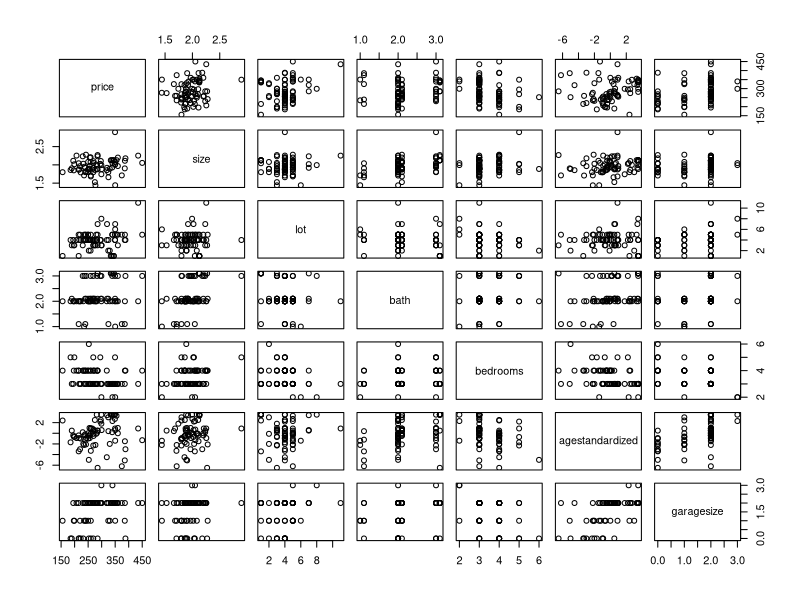
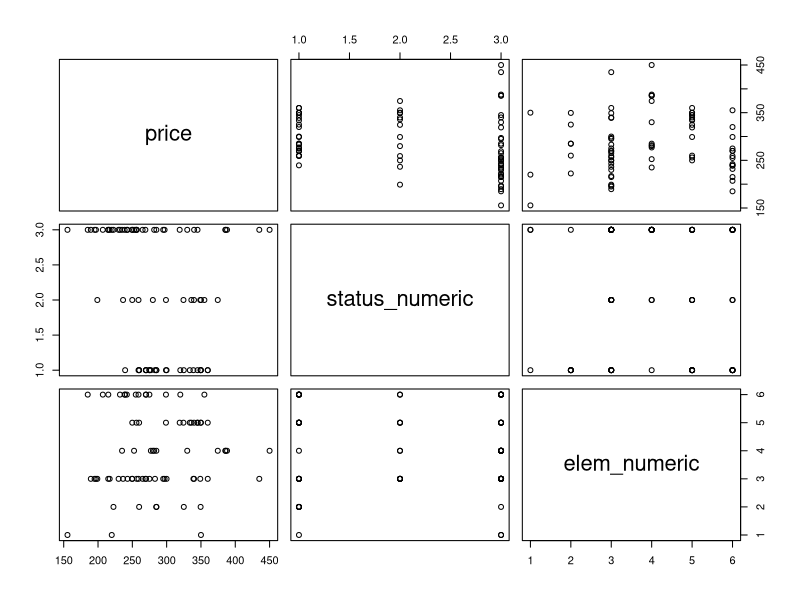
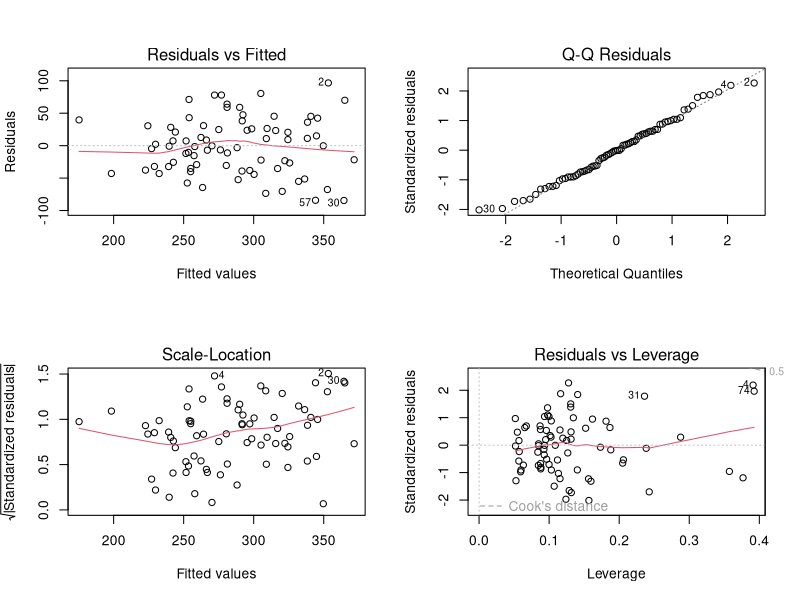

Source code (R) for these figures, in order:
## ---- chunk 1
library(readxl)
library(skimr)
library(ggplot2)
library(knitr)
library(dplyr)
library(stats)
library(car)
## ---- chunk 2
library(readxl)
Housing <- read_excel("Housing.xlsx")

## ---- chunk 3
Housing$id <- NULL
Housing$yearbuilt <- NULL
skim(Housing)
## ---- chunk 4
#changing the elementary school district and the status to be numeric
elem_numeric <- as.numeric(as.factor(Housing$elem))
status_numeric <- as.numeric(as.factor(Housing$status))
## ---- chunk 5
pairs(Housing[,1:7])
## ---- chunk 6
#relationship with price for elem and status in numeric form
pairs(~price +status_numeric+elem_numeric, data = Housing)
## ---- chunk 7
Housing %>%
  select(price,size,lot,bath,bedrooms,agestandardized,garagesize) %>%
  cor()
## ---- chunk 8
#model with signifigant variables
m1 <- lm(price ~ lot + status + elem + garagesize + agestandardized:bedrooms, data=Housing)
summary(m1)
vif(m1)
## ---- chunk 9
#testing model with all variables except id, agestandardized, and yearbuilt since they showed little to no significance with related to price
m2<-lm(price~ lot + size:bath + elem + garagesize:agestandardized + status, data = Housing)
summary(m2)
vif(m2)
## ---- chunk 10
m3 <- lm(price ~ agestandardized:bedrooms + status + garagesize:agestandardized + bath:size, data = Housing)
summary(m3)
vif(m3)
## ---- chunk 11
#cubed
m4 <- lm(price ~ I((lot)^3) + I((size)^3) + I((bedrooms)^3) + I((garagesize)^3) + I((bath)^3) + status_numeric + elem_numeric, data = Housing)
summary(m4)
vif(m4)
## ---- chunk 12
#squared-rooted
m5 <- lm(price ~ I((lot)^.5) + I((size)^.5) + I((bedrooms)^.5) + I((garagesize)^.5) + I((bath)^.5) + status_numeric + elem_numeric, data = Housing)
summary(m5)
vif(m5)
## ---- chunk 13
Im5_Final<- lm(price ~ size:lot +  size:bath + status + elem, data = Housing)
summary(Im5_Final)
vif(Im5_Final)
par(mfrow = c(2, 2))
plot(Im5_Final)
## ---- chunk 14
confint(Im5_Final)
## ---- chunk 15
#testing 95% confidence interval
predictionhouse <- data.frame(size = 2.080, lot = 2, bath = 2, status = 'pen', elem = 'edge')
predict(Im5_Final, predictionhouse, interval = "confidence")
